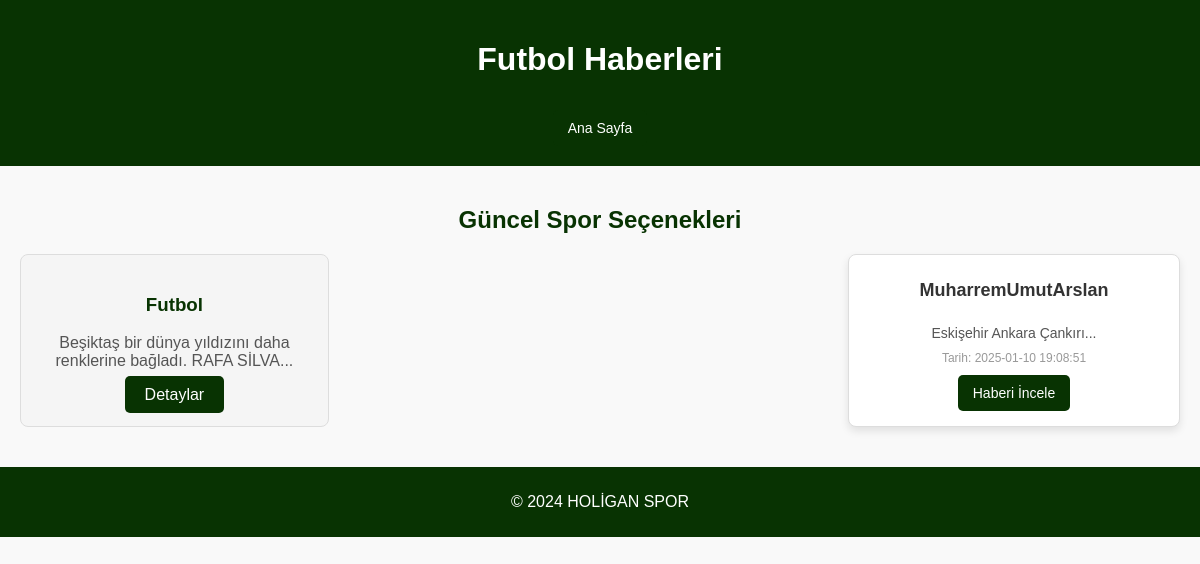
Page /PhpSite/futbol.php on the committed database.
### tables this page shows
CREATE TABLE `news` (
  `id` int(11) NOT NULL,
  `title` varchar(100) NOT NULL,
  `content` text NOT NULL,
  `image` varchar(255) DEFAULT NULL,
  `created_at` timestamp NOT NULL DEFAULT current_timestamp(),
  `category` varchar(50) DEFAULT NULL
);

### PhpSite/futbol.php (the view, shortened to what this page needs)
<?php
include('includes/db.php');
$stmt = $conn->prepare("SELECT * FROM news WHERE category = 'futbol' ORDER BY created_at DESC");
$stmt->execute();
$news = $stmt->fetchAll(PDO::FETCH_ASSOC);
?>
<!DOCTYPE html>
<html lang="tr">
<head>
    <link rel="stylesheet" href="futbol.css">
</head>
<body>
    <header>
        <h1>Futbol Haberleri</h1>
        <a href="index.php" class="btn">Ana Sayfa</a>
    </header>
    <main>
        <section class="content">
            <h2>Güncel Spor Seçenekleri</h2>
            <div class="sport-options">
                <div class="sport-item">
                    <h3>Futbol</h3>
                    <p>Beşiktaş bir dünya yıldızını daha renklerine bağladı. RAFA SİLVA...</p>
                    <a href="futbol.php" class="btn">Detaylar</a>
                </div>
            <div class="news-container">
                <?php foreach ($news as $article): ?>
                    <div class="news-card">
                        <h3><?php echo htmlspecialchars($article['title']); ?></h3>
                        <p><?php echo htmlspecialchars(substr($article['content'], 0, 100)); ?>...</p>
                        <small>Tarih: <?php echo htmlspecialchars($article['created_at']); ?></small>
                        <a href="detail.php?id=<?php echo $article['id']; ?>" class="btn">Haberi İncele</a>
                    </div>
                <?php endforeach; ?>
            </div>
        </section>
    </main>
    <footer>
        <p>&copy; 2024 HOLİGAN SPOR</p>
    </footer>
</body>
</html>

### PhpSite/futbol.css (style rules this page uses)
body { font-family: Arial, sans-serif; margin: 0; padding: 0; background-color: #f9f9f9; color: #333; }
header { background-color: #083302; color: white; text-align: center; padding: 20px 0; }
header a.btn { color: white; text-decoration: none; background-color: #083302; padding: 10px 15px; border-radius: 5px; font-size: 14px; margin-top: 10px; display: inline-block; }
.content { padding: 20px; text-align: center; }
.content h2 { color: #083302; margin-bottom: 20px; }
.news-container { display: flex; flex-wrap: wrap; justify-content: center; gap: 20px; }
.news-card { background-color: white; border: 1px solid #ddd; border-radius: 8px; box-shadow: 0 4px 8px rgba(0, 0, 0, 0.1); width: 300px; text-align: center; padding: 15px; display: flex; flex-direction: column; align-items: center; }
.news-card h3 { font-size: 18px; color: #333; margin: 10px 0; }
.news-card p { font-size: 14px; color: #555; margin-bottom: 10px; }
.news-card small { font-size: 12px; color: #999; margin-bottom: 10px; display: block; }
.news-card a.btn { background-color: #083302; color: white; text-decoration: none; padding: 10px 15px; border-radius: 5px; font-size: 14px; }
footer { text-align: center; padding: 10px; background-color: #083302; color: white; margin-top: 20px; }
.sport-options { display: flex; justify-content: space-between; flex-wrap: wrap; gap: 15px; }
.sport-item { background-color: #f5f5f5; padding: 20px; width: 23%; border: 1px solid #ddd; border-radius: 8px; text-align: center; }
.sport-item h3 { color: #083302; }
.sport-item p { color: #555; }
.sport-item .btn { text-decoration: none; padding: 10px 20px; background-color: #083302; color: white; border-radius: 5px; }

### rows in the picture
news: title "MuharremUmutArslan", content "Eskişehir Ankara Çankırı", created_at "2025-01-10 19:08:51"
